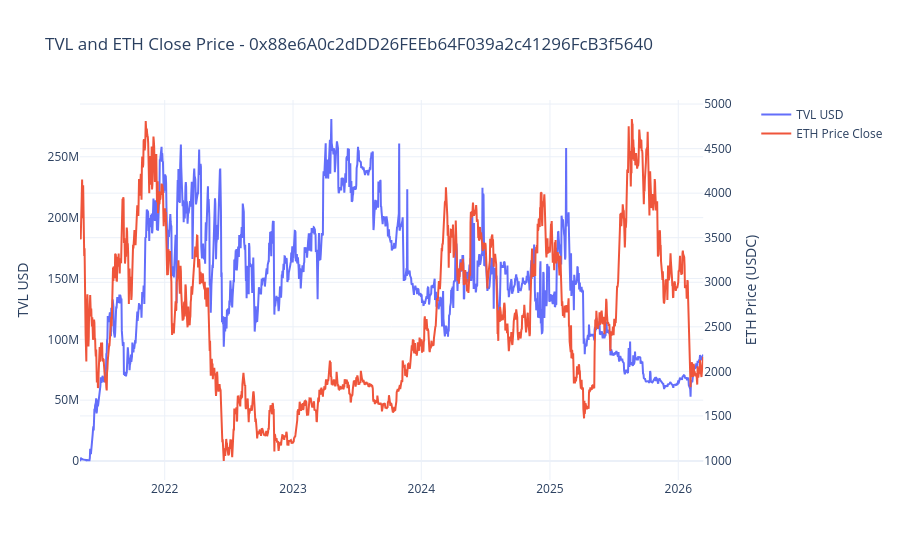

Notebook code cell kept with this figure:
### Code cell
filters, params = build_filters(pool=POOL, date_from=DATE_FROM, date_to=DATE_TO)

tvl_df = query_df(
    dedent(
        f"""
        SELECT
            date,
            tvl_token0_equiv AS tvl_usd,
            tvl_token0 AS tvl_usdc,
            tvl_token1 AS tvl_weth,
            price_token1_in_token0 AS eth_price_close
        FROM mart_tvl_daily
        {filters}
        ORDER BY date
        """
    ),
    params,
)

fig = make_subplots(specs=[[{"secondary_y": True}]])
fig.add_trace(go.Scatter(x=tvl_df["date"], y=tvl_df["tvl_usd"], name="TVL USD", mode="lines"), secondary_y=False)
fig.add_trace(go.Scatter(x=tvl_df["date"], y=tvl_df["eth_price_close"], name="ETH Price Close", mode="lines"), secondary_y=True)
fig.update_layout(title=f"TVL and ETH Close Price - {POOL}", template="plotly_white", hovermode="x unified")
fig.update_yaxes(title_text="TVL USD", secondary_y=False)
fig.update_yaxes(title_text="ETH Price (USDC)", secondary_y=True)
fig.show()

tvl_df.tail()

### Figure 1 — Plotly figure (JSON) as saved in the notebook; plotly's stock layout.template omitted (floating-point values rounded to 4 significant figures; data arrays with more than 128 entries replaced by an {"elided": "..."} marker saying what was removed)
{"data": [{"mode": "lines", "name": "TVL USD", "type": "scatter", "x": {"elided": "1774 str values"}, "xaxis": "x", "y": {"elided": "1774 float values"}, "yaxis": "y"}, {"mode": "lines", "name": "ETH Price Close", "type": "scatter", "x": {"elided": "1774 str values"}, "xaxis": "x", "y": {"elided": "1774 float values"}, "yaxis": "y2"}], "layout": {"hovermode": "x unified", "title": {"text": "TVL and ETH Close Price - 0x88e6A0c2dDD26FEEb64F039a2c41296FcB3f5640"}, "xaxis": {"anchor": "y", "domain": [0, 0.94]}, "yaxis": {"anchor": "x", "domain": [0, 1], "title": {"text": "TVL USD"}}, "yaxis2": {"anchor": "x", "overlaying": "y", "side": "right", "title": {"text": "ETH Price (USDC)"}}}}
